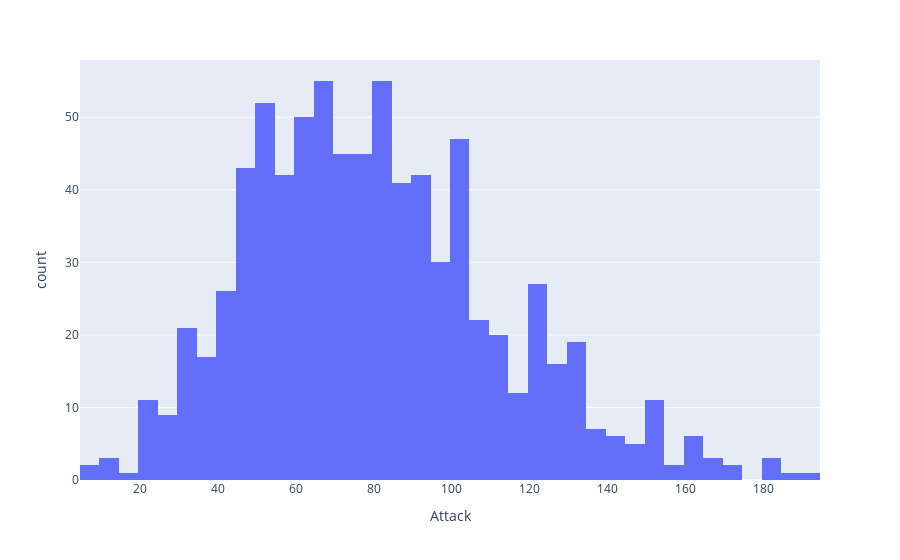

The notebook cell this image was saved under:
### Code cell
px.histogram(df, x="Attack")

### Figure 1 — Plotly figure (JSON) as saved in the notebook; plotly's stock layout.template omitted (floating-point values rounded to 4 significant figures; data arrays with more than 128 entries replaced by an {"elided": "..."} marker saying what was removed)
{"data": [{"alignmentgroup": "True", "bingroup": "x", "hovertemplate": "Attack=%{x}<br>count=%{y}<extra></extra>", "legendgroup": "", "marker": {"color": "#636efa", "pattern": {"shape": ""}}, "name": "", "offsetgroup": "", "orientation": "v", "showlegend": false, "type": "histogram", "x": {"elided": "800 int values"}, "xaxis": "x", "yaxis": "y"}], "layout": {"barmode": "relative", "legend": {"tracegroupgap": 0}, "margin": {"t": 60}, "xaxis": {"anchor": "y", "domain": [0, 1], "title": {"text": "Attack"}}, "yaxis": {"anchor": "x", "domain": [0, 1], "title": {"text": "count"}}}}
